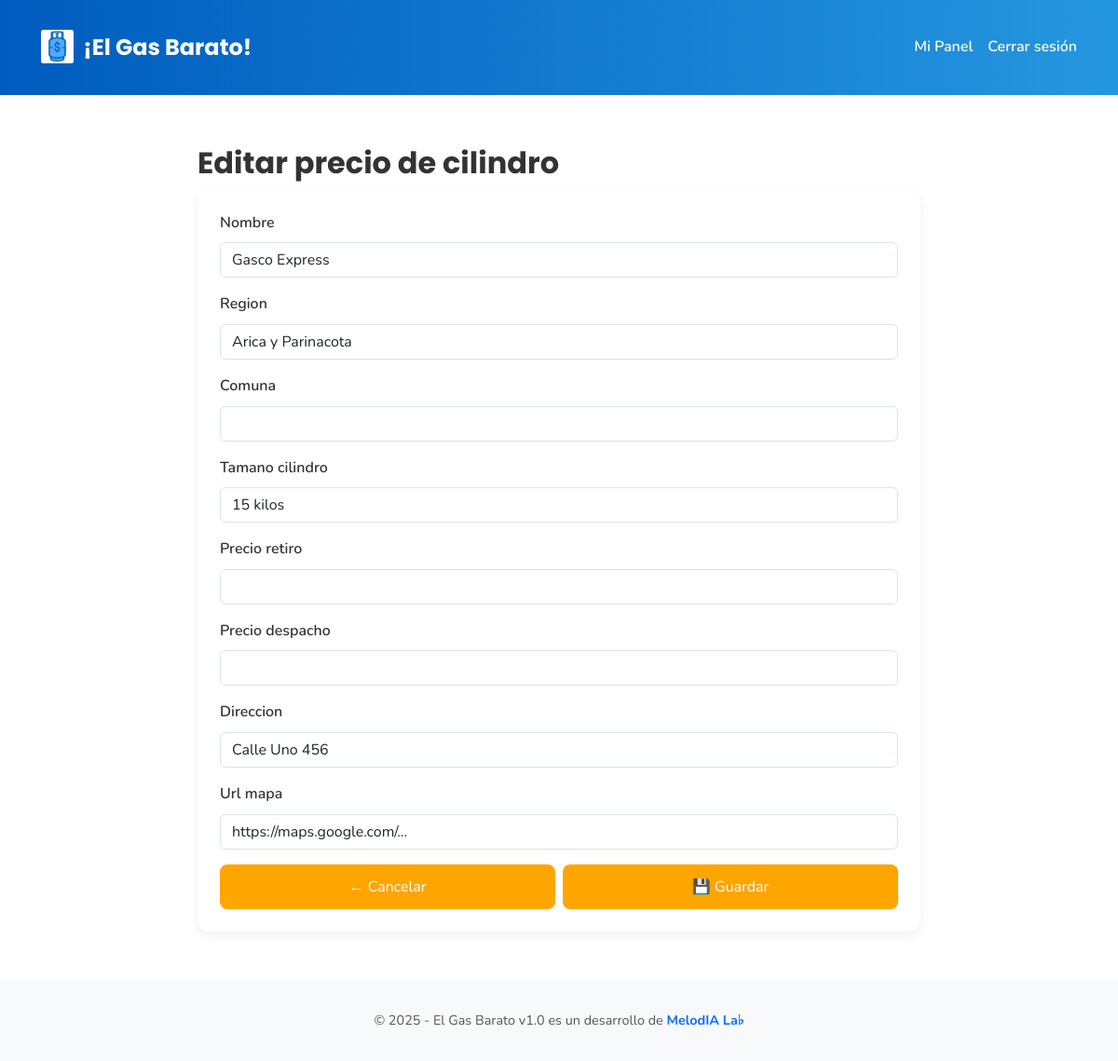
The page /panel/editar/2/ (signed in) on the database its author committed.
### core/models.py (models this page shows, shortened)
class DistribuidorPrecio(models.Model):
    distribuidor = models.ForeignKey(User, on_delete=models.CASCADE)
    nombre = models.CharField(max_length=100, help_text="Nombre o alias visible del local")
    region = models.CharField(max_length=100)
    comuna = models.CharField(max_length=100)
    direccion = models.CharField(max_length=255, blank=True)
    latitud = models.FloatField(null=True, blank=True)
    longitud = models.FloatField(null=True, blank=True)
    url_mapa = models.URLField(blank=True)
    tamano_cilindro = models.IntegerField(choices=TAMANOS_CILINDRO)
    precio_retiro = models.PositiveIntegerField(null=True, blank=True)
    precio_despacho = models.PositiveIntegerField(null=True, blank=True)
    actualizado = models.DateTimeField(auto_now=True)

### core/views.py (the view)
# urls.py: path('panel/editar/<int:pk>/', editar_precio, name='editar_precio'),
@login_required
def editar_precio(request, pk):
    precio = get_object_or_404(DistribuidorPrecio, pk=pk, distribuidor=request.user)
    if request.method == 'POST':
        form = DistribuidorPrecioForm(request.POST, instance=precio)
        if form.is_valid():
            form.save()
            messages.success(request, 'Precio actualizado correctamente.')
            return redirect('panel_distribuidor')
        else:
            messages.error(request, 'Revisa los errores del formulario.')
    else:
        form = DistribuidorPrecioForm(instance=precio)
    return render(request, 'core/editar_precio.html', {'form': form})

### core/forms.py (called while the page is built)
def cargar_regiones_comunas():
    json_path = os.path.join(settings.BASE_DIR, 'core', 'data', 'comunas_regiones.json')
    with open(json_path, 'r', encoding='utf-8') as f:
        data = json.load(f)
    regiones = [(r['region'], r['region']) for r in data['regiones']]
    comunas = [(c, c) for r in data['regiones'] for c in r['comunas']]
    return regiones, comunas

### core/templates/core/editar_precio.html (shortened to what this page needs)
{% extends 'core/base.html' %}
{% block content %}
<div class="container mt-4">
  <h2>Editar precio de cilindro</h2>
  <form method="post">
    {% for field in form.visible_fields %}
      <div class="mb-3">
        <label class="form-label">{{ field.label }}</label>
        {{ field }}
      </div>
    {% endfor %}
    <div class="d-flex justify-content-between gap-2">
  <a href="{% url 'panel_distribuidor' %}" class="btn btn-warning w-50">← Cancelar</a>
  <button type="submit" class="btn btn-warning w-50">💾 Guardar</button>
</div>
  </form>
</div>
{% endblock %}

### core/static/css/styles.css (style rules this page uses)
*, *::before, *::after { margin: 0; padding: 0; box-sizing: border-box; }
body { font-family: 'Nunito', sans-serif; font-weight: 400; line-height: 1.6; color: #333; background: linear-gradient(135deg, #e6f0ff, #fdfdff); background-image: url('/static/img/pattern.svg'); background-repeat: repeat; background-size: 300px 300px; }
h1, h2, h3, h4, h5, h6, .title, .brand-title { font-family: 'Poppins', sans-serif; font-weight: 700; }
form { width: 100%; max-width: 100%; background-color: #ffffff; border-radius: 12px; padding: 1.5rem; box-shadow: 0 4px 12px rgba(0, 0, 0, 0.06); }
form label { font-weight: 600; color: #333; display: block; margin-bottom: 0.3rem; }
form input, form select { width: 100%; padding: 0.75rem 1rem; border: 1px solid #ccc; border-radius: 8px; font-size: 1rem; font-family: 'Nunito', sans-serif; transition: border 0.2s, box-shadow 0.2s; margin-bottom: 1rem; }
form .btn { display: inline-block; width: 100%; padding: 0.75rem 1.5rem; font-size: 1rem; border: none; border-radius: 8px; color: white; background-color: #ffa500; transition: background-color 0.3s ease, box-shadow 0.3s ease; cursor: pointer; }
.container { max-width: 800px; }

### rows shown on the page
DistribuidorPrecio: visible_fields "Gasco Express" "Arica y Parinacota" "15 kilos" "Calle Uno 456" "https://maps.google.com/..."

### other values the page prints
{{ field.label }} "Nombre" "Region" "Comuna" "Tamano cilindro" "Precio retiro" "Precio despacho" "Direccion" "Url mapa"
